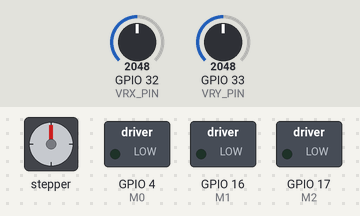
Bench run of a sketch on a simulated ESP32. Parts: stepper motor, switched loads named in the sketch (green lamp = pin HIGH). Wiring (inferred from the names in the program): stepper motor driver (60 steps per turn assumed): step GPIO 0; direction GPIO 2. The inputs (shaded band) are chosen by the test bench; at power-on: GPIO 32 (VRX_PIN) = 2048, GPIO 33 (VRY_PIN) = 2048. Nothing arrives over Bluetooth unless stated; pins used as bus, display or sensor lines are not drawn.

Above: at 1.2 s.
1.3 s: GPIO 32 (VRX_PIN) set to 1055
2.8 s: GPIO 32 (VRX_PIN) set to 943
At 3.52 s:
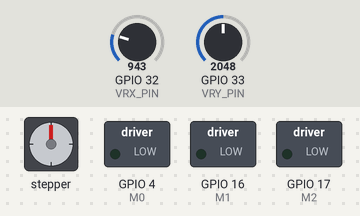
5.8 s: GPIO 32 (VRX_PIN) set to 4040
8.8 s: GPIO 32 (VRX_PIN) set to 3945
10.4 s: GPIO 32 (VRX_PIN) set to 4095
At 11.12 s:
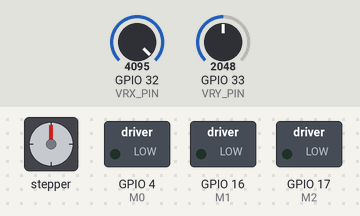
13.4 s: GPIO 32 (VRX_PIN) set to 3960
Timing chart, 0 to 15.9 s (numbered marks = the images above; inputs shaded):
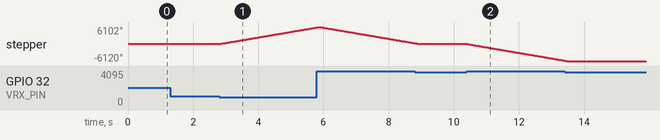

The sketch:

vertical.ino
```cpp
#include "BluetoothSerial.h"

BluetoothSerial SerialBT;

// Stepper Motor Driver Pins
#define DIR_PIN 2
#define STEP_PIN 0
/////////////////////////
/* Pins for step angle */
#define M0 4
#define M1 16
#define M2 17
/////////////////////////
/* For Bluetooth module */
#define RIGHT '1'
#define LEFT '2'
/////////////////////////
/* For joystick */
#define VRX_PIN  32
#define VRY_PIN  33
#define LEFT_THRESHOLD  1000
#define RIGHT_THRESHOLD 4000
////////////////////////
int valueX = 0 ;
int valueY = 0 ;
char cmd;
int j=0;
int stepDelay = 1500;                /* delay between pulses (larger delay slower motor )*/
const int stepsPerRevolution =60 ; /* Number of steps per one move on joystick */

void setFullStepMode()
{
  digitalWrite(M0, LOW );
  digitalWrite(M1, LOW);
  digitalWrite(M2, LOW);
}

void stepMotor(int steps, int dir)
{
  digitalWrite(DIR_PIN, dir); // Set direction

  for (int i = 0; i < steps; i++)
  {
    digitalWrite(STEP_PIN, HIGH);
    delayMicroseconds(stepDelay);
    digitalWrite(STEP_PIN, LOW);
    delayMicroseconds(stepDelay);
  }
}

void setup() {
  SerialBT.begin("ESP32-BT");

  pinMode(DIR_PIN, OUTPUT);
  pinMode(STEP_PIN, OUTPUT);
  pinMode(M0, OUTPUT);
  pinMode(M1, OUTPUT);
  pinMode(M2, OUTPUT);

  setFullStepMode();  // Set to full-step mode
}

void loop() {

  valueX = analogRead(VRX_PIN);
  valueY = analogRead(VRY_PIN);

  if (valueX < LEFT_THRESHOLD)
    stepMotor(stepsPerRevolution, HIGH);
  else if (valueX > RIGHT_THRESHOLD)
    stepMotor(stepsPerRevolution, LOW);
}
```

Measured:
- the behaviour switches between 1000 and 999 on GPIO 32 (VRX_PIN) (found by bisection; images 0 and 1)
- after the input at 1.3 s, every drawn part: stays the same
- after the input at 2.8 s, stepper: keeps turning clockwise at about 1994°/s, starting at once
- after the input at 10.4 s, stepper: keeps turning counter-clockwise at about 1994°/s, starting at once
